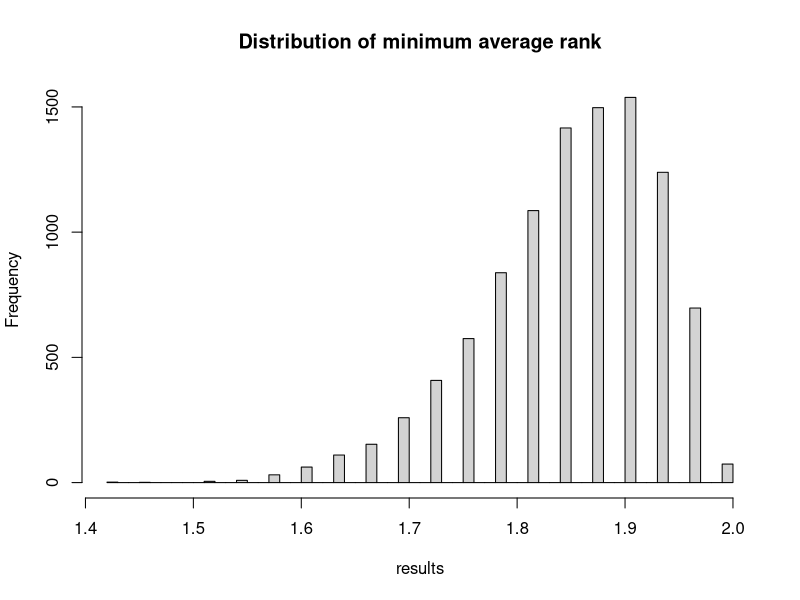

Generate this figure with R:
## ---- chunk 1
# Set the number of trials
n_iters <- 10000

# An empty array to store the trial results.
results <- numeric(n_iters)

# Step 1 above.
bucket <- c(1, 2, 3)

n_rows <- 33

# Do 10000 trials.
for (i in 1:n_iters) {
    # Prepare vectors to store shuffled row results.
    t1 <- numeric(n_rows)
    t2 <- numeric(n_rows)
    t3 <- numeric(n_rows)
    # Step 3 (for all 33 rows).
    for (row_no in 1:n_rows) {
        # Step 2.
        shuffled <- sample(bucket)
        # Step 2 continued.
        t1[row_no] <- shuffled[1]
        t2[row_no] <- shuffled[2]
        t3[row_no] <- shuffled[3]
    }
    # Step 4.
    m_t1 <- mean(t1)
    m_t2 <- mean(t2)
    m_t3 <- mean(t3)
    # Step 5.
    means <- c(m_t1, m_t2, m_t3)
    min_mean <- min(means)
    results[i] <- min_mean
}

hist(results, breaks=50,
     main='Distribution of minimum average rank')

# Step 7.
k <- sum(results <= 1.49)
kk <- k / n_iters

message('Proportion minimum average rank <= 1.48: ', kk)
